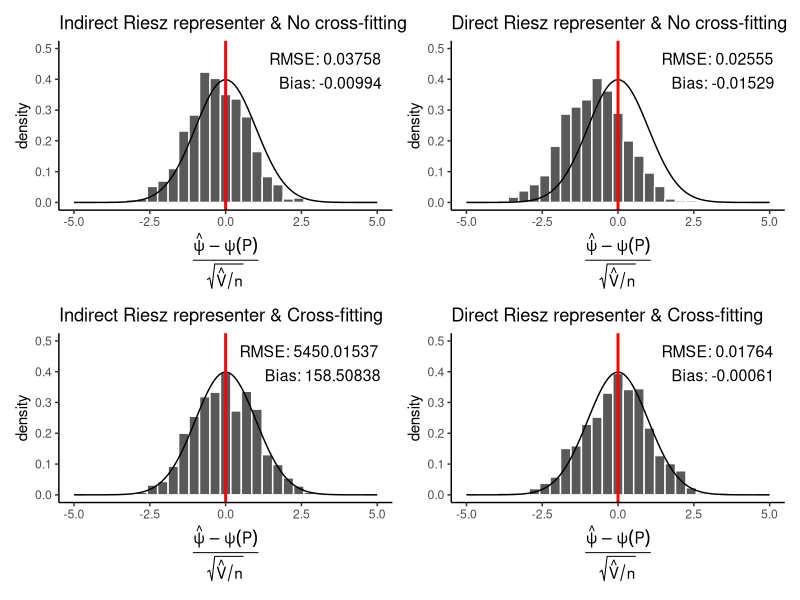

Source code (R):
library(tidyverse)
library(patchwork)
no_cross_fit_results <- read_csv("ase_experiment/lasso_experiment/Results/no_cross_fit_results.csv")
cross_fit_results <- read_csv("ase_experiment/lasso_experiment/Results/cross_fit_results.csv")


a_rmse = mean((no_cross_fit_results$indirect_estimate - no_cross_fit_results$truth)^2)^(1/2)
a_bias = mean(no_cross_fit_results$indirect_estimate-no_cross_fit_results$truth)
a = ggplot(no_cross_fit_results)+
  geom_histogram(aes(x=(indirect_estimate-truth)/sqrt(indirect_variance/1000), y=after_stat(density)), color='white')+
  geom_function(fun=function(x) dnorm(x)) +
  geom_vline(xintercept=0, color='red', size=1) +
  xlab(
    expression(
      frac(
        hat(psi) - psi(P),
        sqrt(hat(V) / n)
      )
    )
  ) +
  ggtitle('Indirect Riesz representer & No cross-fitting') +
  xlim(-5,5) +
  ylim(0, 1/2) +
  annotate("text", 
           x = Inf, y = Inf, 
           label = paste0("RMSE: ", round(a_rmse,5)), 
           hjust = 1.1, vjust = 2, 
           size = 4)+
  annotate("text", 
           x = Inf, y = Inf, 
           label = paste0("Bias: ", round(a_bias,5)), 
           hjust = 1.1, vjust = 4, 
           size = 4)+
  theme_classic()

b_rmse = mean((no_cross_fit_results$riesz_estimate - no_cross_fit_results$truth)^2)^(1/2)
b_bias = mean(no_cross_fit_results$riesz_estimate - no_cross_fit_results$truth)
b = ggplot(no_cross_fit_results)+
  geom_histogram(aes(x=(riesz_estimate-truth)/sqrt(riesz_variance/1000), y=after_stat(density)), color='white')+
  geom_function(fun=function(x) dnorm(x)) +
  geom_vline(xintercept=0, color='red', size=1) +
  xlab(
    expression(
      frac(
        hat(psi) - psi(P),
        sqrt(hat(V) / n)
      )
    )
  ) +
  ggtitle('Direct Riesz representer & No cross-fitting') +
  xlim(-5,5) +
  ylim(0, 1/2) +
  annotate("text", 
           x = Inf, y = Inf, 
           label = paste0("RMSE: ", round(b_rmse,5)), 
           hjust = 1.1, vjust = 2, 
           size = 4)+
  annotate("text", 
           x = Inf, y = Inf, 
           label = paste0("Bias: ", round(b_bias,5)), 
           hjust = 1.1, vjust = 4, 
           size = 4)+
  theme_classic()

c_rmse = mean((cross_fit_results$indirect_estimate - cross_fit_results$truth)^2)^(1/2)
c_bias = mean(cross_fit_results$indirect_estimate - cross_fit_results$truth)
c = ggplot(cross_fit_results)+
  geom_histogram(aes(x=(indirect_estimate-truth)/sqrt(indirect_variance/1000), y=after_stat(density)), color='white')+
  geom_function(fun=function(x) dnorm(x)) +
  geom_vline(xintercept=0, color='red', size=1) +
  xlab(
    expression(
      frac(
        hat(psi) - psi(P),
        sqrt(hat(V) / n)
      )
    )
  ) +
  ggtitle('Indirect Riesz representer & Cross-fitting') +
  xlim(-5,5) +
  ylim(0, 1/2) +
  annotate("text", 
           x = Inf, y = Inf, 
           label = paste0("RMSE: ", round(c_rmse,5)), 
           hjust = 1.1, vjust = 2, 
           size = 4)+
  annotate("text", 
           x = Inf, y = Inf, 
           label = paste0("Bias: ", round(c_bias,5)), 
           hjust = 1.1, vjust = 4, 
           size = 4)+
  theme_classic()

d_rmse = mean((cross_fit_results$riesz_estimate - cross_fit_results$truth)^2)^(1/2)
d_bias = mean(cross_fit_results$riesz_estimate - cross_fit_results$truth)
d = ggplot(cross_fit_results)+
  geom_histogram(aes(x=(riesz_estimate-truth)/sqrt(riesz_variance/1000), y=after_stat(density)), color='white')+
  geom_function(fun=function(x) dnorm(x)) +
  geom_vline(xintercept=0, color='red', size=1) +
  xlab(
    expression(
      frac(
        hat(psi) - psi(P),
        sqrt(hat(V) / n)
      )
    )
  ) +
  ggtitle('Direct Riesz representer & Cross-fitting') +
  xlim(-5,5) +
  ylim(0, 1/2) +
  annotate("text", 
           x = Inf, y = Inf, 
           label = paste0("RMSE: ", round(d_rmse,5)), 
           hjust = 1.1, vjust = 2, 
           size = 4)+
  annotate("text", 
           x = Inf, y = Inf, 
           label = paste0("Bias: ", round(d_bias,5)), 
           hjust = 1.1, vjust = 4, 
           size = 4)+
  theme_classic()

a+b+c+d
